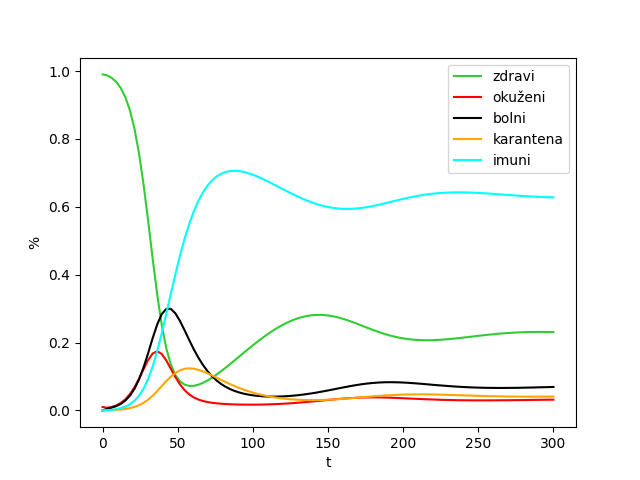

Source code (Python):
from scipy.integrate import solve_ivp
import numpy as np
import matplotlib.pyplot as plt

alpha = 0.4
beta = 0.2
gama = 0.06
#karantena
delta = 0.03
eps = 0.05
zeta = 0.01
cep_s = [0.01*i for i in range(11)]

init_0 = [0.99, 0.01, 0., 0., 0.]

def gen_0(t, state):
	dydt = np.zeros_like(state)

	dydt[0] = -alpha * state[0] * state[2] + zeta * state[4]
	dydt[1] = alpha * state[0] * state[2] - beta * state[1]
	dydt[2] = beta * state[1] - gama * state[2] - delta * state[2]
	dydt[3] = delta * state[2] - eps * state[3]
	dydt[4] = gama * state[2] + eps * state[3] - zeta * state[4]
	
	return dydt

def plot_pand(res):
	plt.plot(res.t, res.y[0], color='limegreen', label='zdravi')
	plt.plot(res.t, res.y[1], color='red', label='okuženi')
	plt.plot(res.t, res.y[2], color='black', label='bolni')
	plt.plot(res.t, res.y[3], color='orange', label='karantena')
	plt.plot(res.t, res.y[4], color='cyan', label='imuni')
	plt.xlabel('t')
	plt.ylabel('%')
	plt.legend()
	plt.show()


t_evaluate = np.linspace(0, 300, 100)

res = solve_ivp(gen_0, (0, 300), init_0, t_eval=t_evaluate)
plot_pand(res)

'''
colormap = plt.cm.cool
num_plots = len(cep_s)
plt.gca().set_prop_cycle(plt.cycler('color', plt.cm.cool(np.linspace(0, 1, num_plots))))

for delta in cep_s:
	res = solve_ivp(gen_0, (0, 100), init_0, t_eval=t_evaluate)
	plt.plot(res.t, res.y[2], label=str(delta))

plt.xlabel('t')
plt.ylabel('%')
plt.legend()
plt.show()'''
